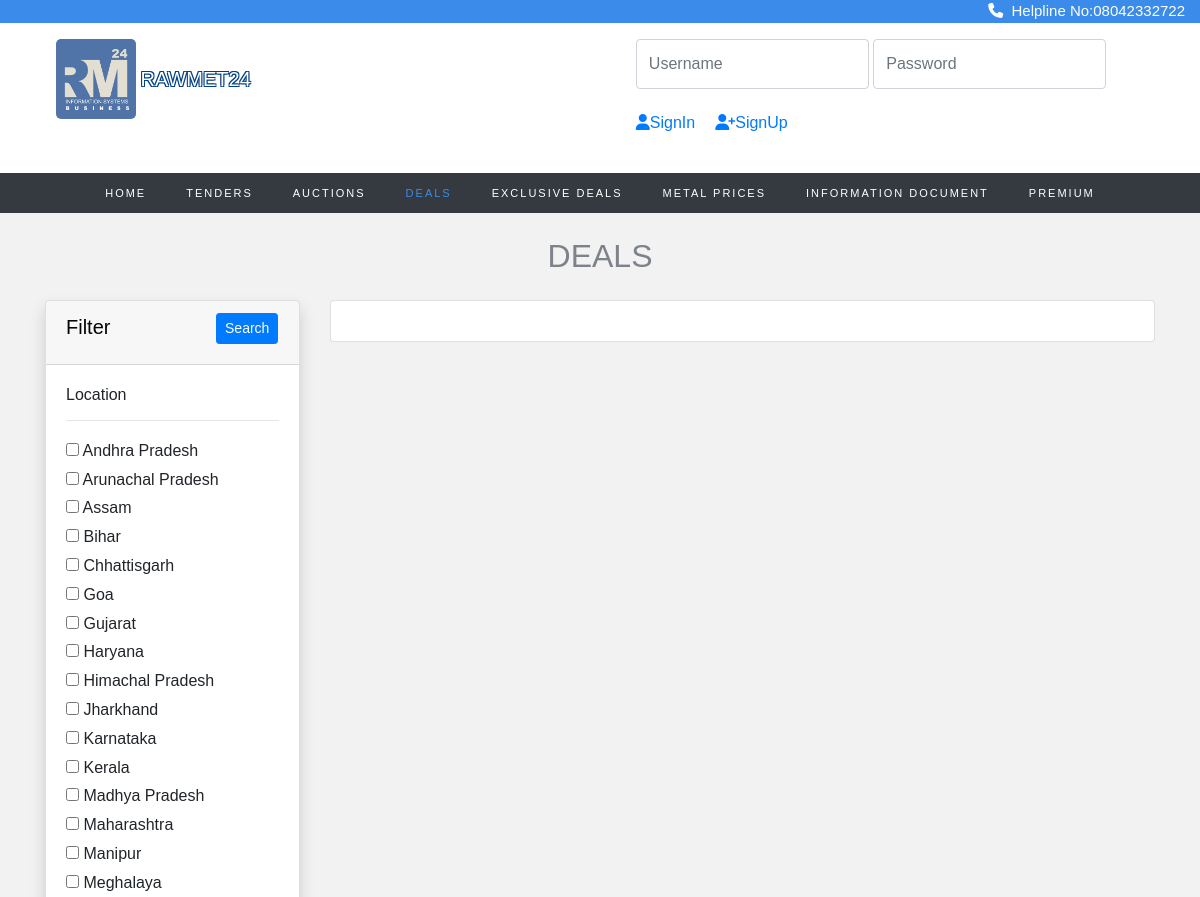
Before: /tender/deals.php?locations=Manipur (upper part) with the older database file.
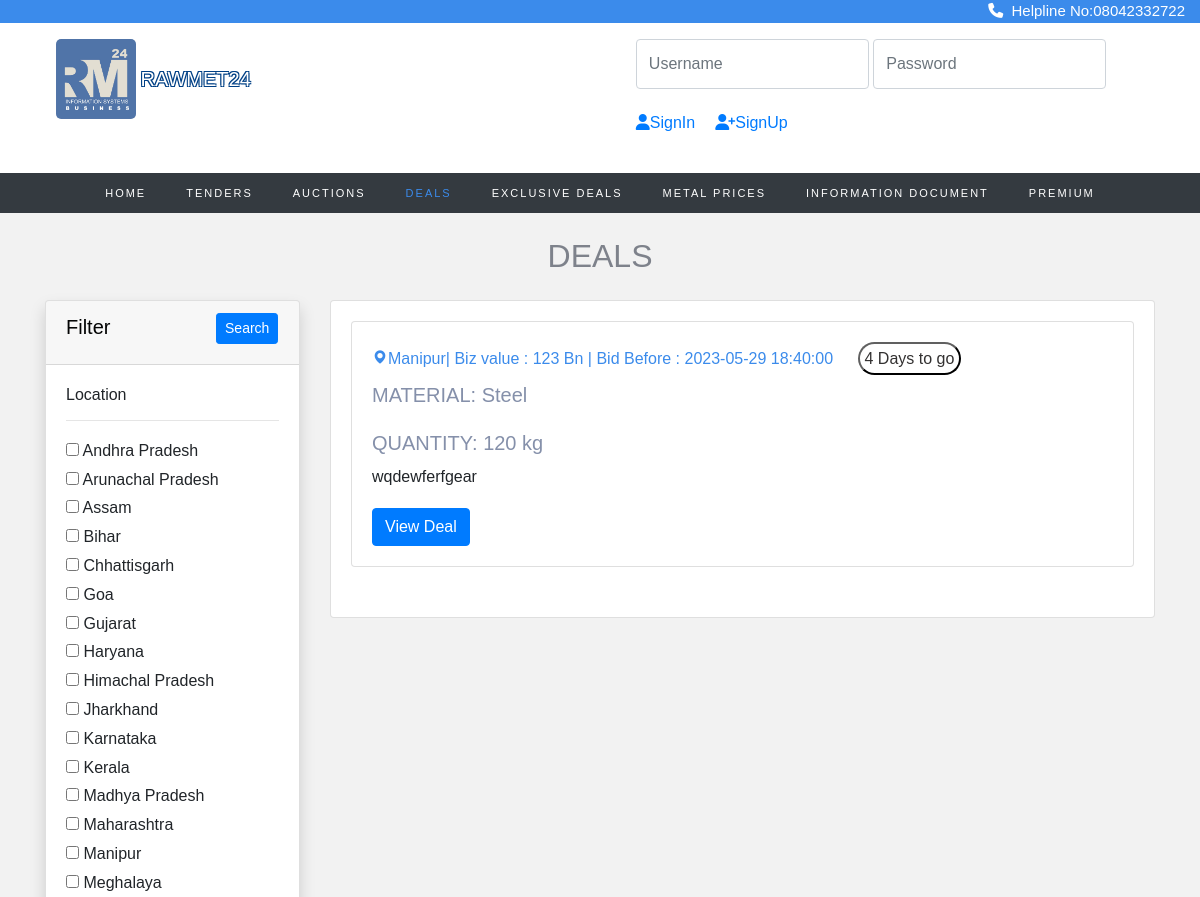
After: the same page with the newer database file.
### tables this page shows
CREATE TABLE `location` (
  `state_id` int(11) NOT NULL,
  `state_name` varchar(50) DEFAULT NULL
);

CREATE TABLE `deals` (
  `id` int(11) NOT NULL,
  `category` varchar(255) DEFAULT NULL,
  `infoId` varchar(255) DEFAULT NULL,
  `ir` varchar(255) DEFAULT NULL,
  `fe` varchar(255) DEFAULT NULL,
  `quantity` varchar(255) NOT NULL,
  `dealValue` varchar(255) NOT NULL,
  `dealDatetime` datetime DEFAULT NULL,
  `docCreatedby` varchar(255) DEFAULT NULL,
  `location` varchar(255) DEFAULT NULL,
  `industrialArea` varchar(255) DEFAULT NULL,
  `companyName` varchar(255) DEFAULT NULL,
  `contactPerson` varchar(255) DEFAULT NULL,
  `email` varchar(255) DEFAULT NULL,
  `address` varchar(255) DEFAULT NULL,
  `city` varchar(255) DEFAULT NULL,
  `state` varchar(255) DEFAULT NULL,
  `contactNumber` varchar(255) DEFAULT NULL,
  `whatsappNumber` varchar(255) DEFAULT NULL,
  `gstin` varchar(255) DEFAULT NULL,
  `orderType` varchar(255) DEFAULT NULL,
  `material` varchar(255) DEFAULT NULL,
  `specification` varchar(255) DEFAULT NULL,
  `dor` datetime DEFAULT NULL,
  `expQuotation` int(25) DEFAULT NULL,
  `img` varchar(300) NOT NULL,
  `filenames` varchar(300) NOT NULL
);

### tender/deals.php (the view, shortened to what the changed rows need)
<!doctype html>
<html lang="en">
  <head>
    <link rel="stylesheet" href="https://cdn.jsdelivr.net/npm/bootstrap@4.0.0/dist/css/bootstrap.min.css">
<link rel="stylesheet" href="https://stackpath.bootstrapcdn.com/font-awesome/4.7.0/css/font-awesome.min.css">
<link rel="stylesheet" href="https://cdnjs.cloudflare.com/ajax/libs/font-awesome/4.7.0/css/font-awesome.min.css">
<link rel="stylesheet" href="css/style.css">
<link rel="stylesheet" href="css/_buttons.scss">
<link rel="stylesheet" href="css/buttons.scss">
<link rel="stylesheet" href="css/auction.css">
<link rel="stylesheet" href="css/reboot.scss">
<link rel="stylesheet" href="https://cdnjs.cloudflare.com/ajax/libs/font-awesome/6.4.0/css/all.min.css">
<link href='https://unpkg.com/boxicons@2.1.4/css/boxicons.min.css' rel='stylesheet'>
<link rel="stylesheet" href="https://cdnjs.cloudflare.com/ajax/libs/font-awesome/4.7.0/css/font-awesome.min.css">
<link rel="stylesheet" type="text/css" href="https://stackpath.bootstrapcdn.com/bootstrap/4.4.1/css/bootstrap.min.css">
<link rel="stylesheet" type="text/css" href="https://pixinvent.com/stack-responsive-bootstrap-4-admin-template/app-assets/css/bootstrap-extended.min.css">
<link rel="stylesheet" type="text/css" href="https://pixinvent.com/stack-responsive-bootstrap-4-admin-template/app-assets/fonts/simple-line-icons/style.min.css">
</head>
</head>
<body>
<section class="home">
  <br>
 <center>
 <h2 style="color: #7e828b;">DEALS</h2> </center>
 <div class="container">
        <div class="row">
            <div class="col-md-3">
                <form action="deals.php?l=" method="GET">
                    <div class="card shadow mt-3">
                        <div class="card-body">
                            <h6>Location</h6>
                            <hr>
                            <?php
                            $con = mysqli_connect("localhost", "root", "", "registration_db");
                            $brand_query = "SELECT * FROM location";
                            $brand_query_run = mysqli_query($con, $brand_query);
                            if (mysqli_num_rows($brand_query_run) > 0) {
                                foreach ($brand_query_run as $locationlist) {
                                    ?>
                                    <div id="checkbox">
                                        <input type="checkbox" name="locations" value="<?= $locationlist['state_name']; ?>"
                                            ?>>
                                        <?= $locationlist['state_name']; ?>
                                    </div>
                                    <?php
                                }
                            } else {
                                echo "No locations Found";
                            }
                            ?>
                        </div>
                    </div>
                </form>
            </div>
            <div class="col-md-9 mt-3">
                <div class="card ">
                    <div class="card-body row">
                        <?php
                        if (isset($_GET['locations'])) {
                            $branchecked = [];
                            $branchecked[0] = $_GET['locations'];
                            foreach ($branchecked as $rowbrand) {
                                 $sql = "SELECT * FROM deals WHERE location='".$rowbrand."'";
                                $result = mysqli_query($con, $sql);
                                if (mysqli_num_rows($result) > 0) {
                                    foreach ($result as $row):
                                        ?>
                                       <div class="col-md-12 grid-margin stretch-card">
                    <div class="card">
                        <div class="card-body">
                                              <h6 style="color:#3b8beb; "> <i class='bx bxs-map'></i><?php echo $row['location'];?>| Biz value : <?php echo $row['expQuotation'];?> Bn | Bid Before : <?php echo $row['dealDatetime'];?> <button style="padding:5px ;border-color: #0c0c0c; border-radius: 20px; color: #333131; background-color: #ffffff; margin-left: 20px;">4 Days to go</button></h6>
                        <h5 style="color:#8590aa; font-family: 'Montserrat', sans-serif;">
                        MATERIAL:&nbsp<?php echo $row['material'];?><br><br>QUANTITY:&nbsp<?php echo $row['quantity'];?>
                        </h5>
    <p><?php echo $row['specification'];?></p>
    <a href="excluedeal_page.php?g=<?php echo $row['id'];?>"><button class="btn btn-primary" type="submit">View Deal</button></a></h6>
                      </div>
                    </div>
                  </div>
                                        <?php
                                    endforeach;
                                }
                            }
                        }
                        ?>
                </div>
            </div>
        </div>
    </div>
    </div>
<br>
  </body>
</html>

Changed rows visible on the page:
added deals: location "Manipur", expQuotation "123", dealDatetime "2023-05-29 18:40:00", material "Steel", quantity "120 kg", specification "wqdewferfgear"
